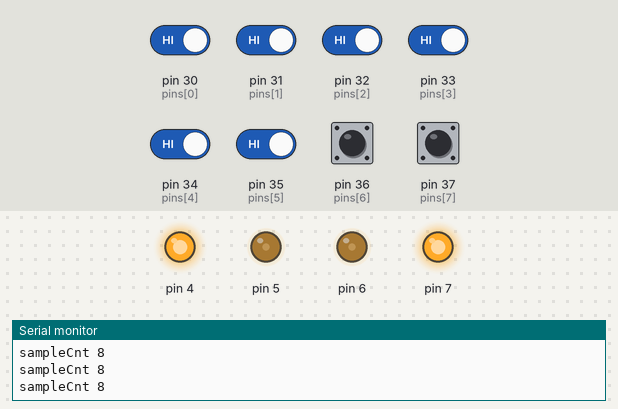
Recording of a sketch running on a simulated Arduino Mega 2560, built with avr-gcc and run on an emulated ATmega2560. Shown: output pins drawn as LEDs (lit = HIGH), the last lines printed to the serial monitor. The inputs (shaded band) are chosen by the test bench; at power-on: pin 30 (pins[0]), pin 31 (pins[1]), pin 32 (pins[2]), pin 33 (pins[3]), pin 34 (pins[4]), pin 35 (pins[5]), pin 36 (pins[6]), pin 37 (pins[7]) HIGH.

Above: at 0.8 s.
0.9 s: pin 30 (pins[0]) driven LOW
At 1.5 s:
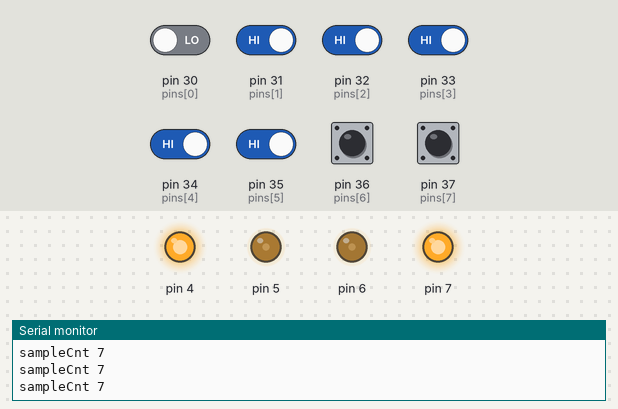
2.4 s: pin 31 (pins[1]) driven LOW
At 3.7 s:
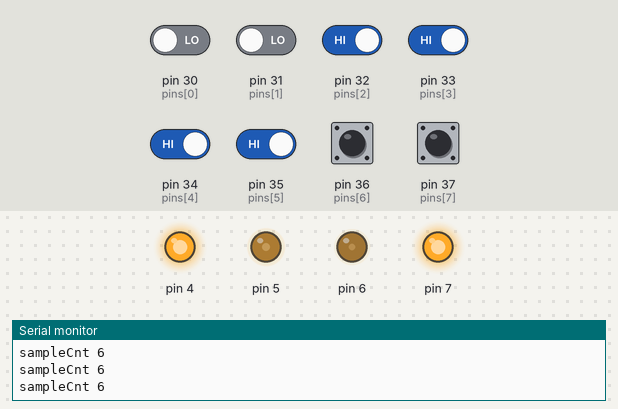
5.4 s: pin 32 (pins[2]) driven LOW
At 5.8 s:
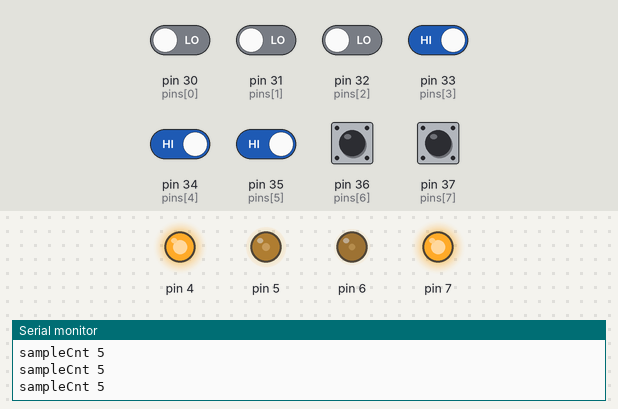
8.4 s: pin 33 (pins[3]) driven LOW
At 9.6 s:
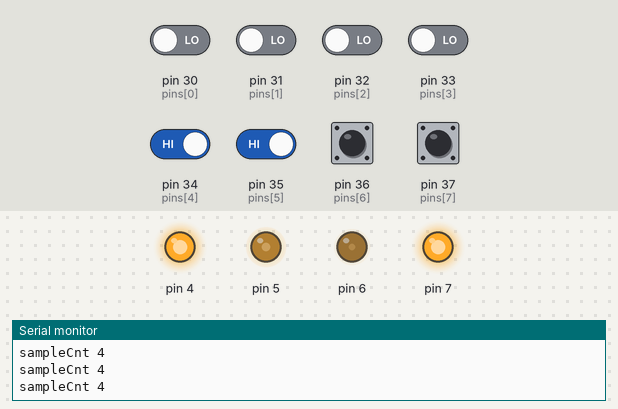
11.4 s: pin 34 (pins[4]) driven LOW
At 11.7 s:
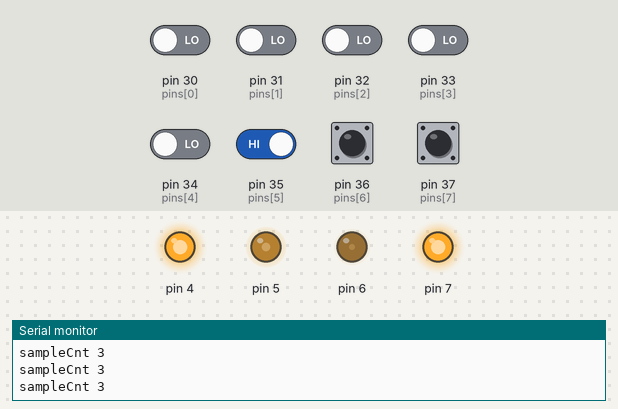
14.4 s: pin 35 (pins[5]) driven LOW
At 15.0 s:
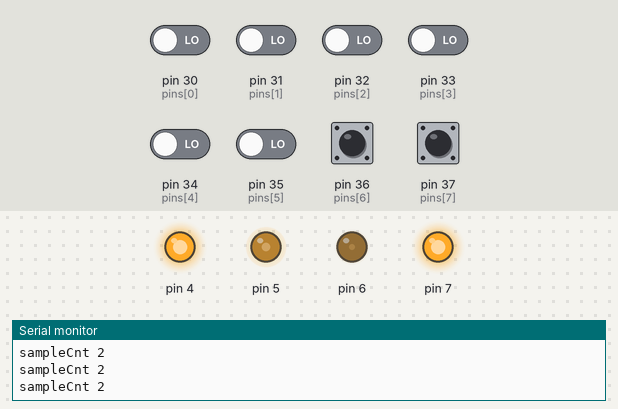
Timing chart, 0 to 16.9 s (numbered marks = the images above; inputs shaded):
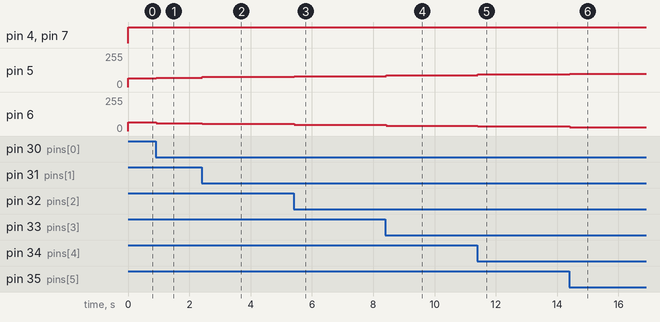

The sketch:

ASOM_core.ino
```cpp
#include "LaserModule.h"
#include "sout.h"
#include "LineTracker.h"
#include "Motor.h"
#include "MechanicalArm.h"

LaserModule *lm = nullptr;
Motor *motors[2] = {nullptr, nullptr};
LineTracker *tracker = nullptr;
MechanicalArm arm(0, 0, 0); //TODO fill in pins

using namespace serial;
void setup()
{
    sout.init();

    int pins[8] = {30, 31, 32, 33, 34, 35, 36, 37};
    lm = new LaserModule(pins);

    motors[0] = new Motor(4, 5);
    motors[1] = new Motor(7, 6);

    tracker = new LineTracker(motors[0], motors[1], lm);
    tracker->setStandard(65, 0.45);
    tracker->interferenceThreshold = 0.65;
    tracker->velocityReduction = 0.0;
    // tracker->host([&]() -> bool {
    //     !lm->aligned();
    // });

    tracker->host();
    // tracker->forceStraight();
}

void loop()
{
}
```

BuiltInLED.cpp
```cpp
#include <Arduino.h>
#include "BuiltInLED.h"

namespace util
{
LED::LED(int digitalPin) : pin(digitalPin) {
    pinMode(digitalPin, OUTPUT);
}

void LED::setState(bool isOn)
{
    digitalWrite(pin, isOn ? HIGH : LOW);
}

void LED::on()
{
    setState(true);
}

void LED::off()
{
    setState(false);
}
}
```

BuiltInLED.h
```cpp
#ifndef BUILT_IN_LED
#define BUILT_IN_LED

namespace util
{
class LED
{
  private:
    int pin = 13;

  public:
    LED(int digitalPin = 13);
    void setState(bool);
    void on();
    void off();
};
}

#endif
```

ColorDivision.cpp
```cpp
#include "ColorDivision.h"
#include "mathutil.h"

using namespace mathutil;

namespace colordiv
{
bool mayBe(int, Hues, int);

ColorType ColorDivision::toColorType(ColorHSL clr)
{
    int hue = clr.h;
    if (clr.l >= whiteThres)
        return ColorType::WHITE;
    else if (clr.l <= blackThres)
        return ColorType::BLACK;
    else if (mayBe(hue, Hues::RED, tolerance))
        return ColorType::RED;
    else if (mayBe(hue, Hues::GREEN, tolerance))
        return ColorType::GREEN;
    else if (mayBe(hue, Hues::BLUE, tolerance))
        return ColorType::BLUE;
    else
        return ColorType::UNKNOWN;
}

bool mayBe(int hue, Hues hueRef, int tolerance)
{
    int hueRefVal = hueRef;
    return inCircularRange(hue, hueRefVal - tolerance, hueRefVal + tolerance, 256);
}
}
```

LaserModule.cpp
```cpp
#include "LaserModule.h"
#include "WString.h"
#include "sout.h"
using namespace serial;
#include <Arduino.h>

double LaserModule::majority(const int resamplingCnt)
{
    double sum = 0;
    for (int i = 0; i < resamplingCnt; i++)
    {
        sum += geometricalCenter();
    }

    return sum / resamplingCnt;
}

double LaserModule::majorityInMicros(const int resamplingTimeout)
{
    const long start = micros();
    double sum = 0;
    int cnt = 0;
    while (micros() - start < resamplingTimeout)
    {
        sum += geometricalCenter();
        cnt++;
    }

    return sum / cnt;
}

LaserModule::LaserModule(int (&dPins)[8])
{
    for (int i = 0; i < 8; i++)
    {
        pinMode(dPins[i], INPUT);
        pins[i] = dPins[i];
    }
}

String LaserModule::toString(const char placeholder)
{
    String result = "        ";
    for (int i = 0; i < 8; i++)
    {
        if (got(i))
            result[i] = placeholder;
    }

    return result;
}

bool LaserModule::got(int i)
{
    return !digitalRead(pins[i]);
    // return i < 4;
}

bool LaserModule::isBlack(int i)
{
    return digitalRead(pins[i]) == HIGH;
}

double LaserModule::geometricalCenter()
{
    double sum = 0;
    int sampleCnt = 0;
    double w = -3.5;
    for (int i = 0; i < 8; i++)
    {
        if (isBlack(i))
        {
            sum += w;
            sampleCnt++;
        }

        w += 1;
    }

    interference = sampleCnt / 8.0;
    sdebug << "sampleCnt " << sampleCnt << endl;

    return (sampleCnt == 0) ? 0 : sum / sampleCnt / 2.5;
}

bool LaserModule::aligned()
{
    return isBlack(0) && isBlack(7);
}
```

LaserModule.h
```cpp
#ifndef LASERMODULE_UNNAMESAPCED_H
#define LASERMODULE_UNNAMESAPCED_H

#include "WString.h"
class LaserModule
{
  private:
	int pins[8];

  public:
	double interference = 0.0;

	LaserModule(int (&)[8]);
	~LaserModule();

	String toString(char = '*');
	bool got(int);
	bool isBlack(int);
	double geometricalCenter();
	bool aligned();

	double majority(const int = 100);
	double majorityInMicros(const int = 1000);
};

#endif
```

LineTracker.cpp
```cpp
#include "LineTracker.h"
#include "LaserModule.h"
#include "sout.h"
using namespace serial;

LineTracker::LineTracker(Motor *lmtr,
                         Motor *rmtr,
                         LaserModule *lmptr) : l(lmtr),
                                               r(rmtr),
                                               lm(lmptr)
{
}

void LineTracker::setStandard(int standard, double sensitivity)
{
    this->standard = standard;
    floating = standard * sensitivity;

    sdebug << "Standard speed is set to " << this->standard << endl;
}
void LineTracker::host()
{
    while (true)
    {
        update();
    }
    stop();
}

void LineTracker::stop()
{
    l->setSpeed(0);
    r->setSpeed(0);
}

void LineTracker::update()
{
    int speedL = 0, speedR = 0;
    double ct = lm->majorityInMicros(10 * 1000);
    speedL = standard + floating * ct;
    speedR = standard - floating * ct;

    if (lm->interference > interferenceThreshold)
    {
        double veloReductionRate = 1.0 - velocityReduction;
        speedL *= veloReductionRate;
        speedR *= veloReductionRate;
    }

    l->setSpeed(speedL);
    r->setSpeed(speedR);
}

void LineTracker::goStraight(int lines)
{
    bool isOnline = false;
    int lineCrossed = 0;
    do
    {
        if (lm->isBlack(0) && lm->isBlack(7))
        {
            isOnline == true;
        }
        else if (isOnline)
        {
            lineCrossed++;
            isOnline = false;
        }

        update();
    } while (lineCrossed >= lines);
}

void LineTracker::turnRelatively(int cnt, int speed)
{
    int directionFlag = (cnt > 0) ? 1 : -1;
    if (cnt == 0)
        return;

    bool isOnline = false;
    int lineCrossed = 0;

    l->setSpeed(speed * directionFlag);
    r->setSpeed(speed * directionFlag);

    do
    {
        if (lm->isBlack(3))
        {
            isOnline == true;
        }
        else if (isOnline)
        {
            lineCrossed++;
            isOnline = false;
        }

    } while (lineCrossed >= cnt);

    stop();
}

void LineTracker::forceStraight()
{
    l->setSpeed(standard);
    r->setSpeed(standard);
}
```

LineTracker.h
```cpp
#ifndef LINE_TRACKER_H
#define LINE_TRACKER_H

#include "Motor.h"
#include "LaserModule.h"

class LineTracker
{
  private:
	Motor *l, *r;
	LaserModule *lm;
	int standard = 100;
	int floating = 25;

  public:
	double interferenceThreshold = 0.45;
	double velocityReduction = 0.15;

	LineTracker(Motor *, Motor *, LaserModule *);
	void setStandard(int, double);
	void host();
	// void host(bool (*)());
	void stop();
	void goStraight(int = -1);
	void turnRelatively(int, int = 50);
	void forceStraight();
	void update();
	LaserModule *laser()
	{
		return lm;
	}
};

#endif
```

MechanicalArm.cpp
```cpp
#include "MechanicalArm.h"
#include <Arduino.h>

MechanicalArm::MechanicalArm(int vPin,
                             int hPinL,
                             int hPinR) : vertical(vPin),
                                          horizontalL(hPinL),
                                          horizontalR(hPinR)
{
}

void MechanicalArm::init()
{
    svrV.detach();
    svrHL.detach();
    svrHR.detach();
    svrV.attach(vertical);
    svrHL.attach(horizontalL);
    svrHR.attach(horizontalR);
}

void MechanicalArm::putUp()
{
    svrV.write(90);
}

void MechanicalArm::putDown()
{
    svrV.write(0);
}

void MechanicalArm::grab()
{
    svrHL.write(horizontalDegree);
    svrHR.write(-horizontalDegree);
}

void MechanicalArm::release()
{
    svrHL.write(0);
    svrHR.write(0);
}
```

MechanicalArm.h
```cpp
#include <Arduino.h>
#include <Servo.h>

class MechanicalArm
{
  private:
	const int horizontalDegree = 45;

  public:
	int vertical = 0, horizontalL = 0, horizontalR = 0;
	Servo svrV, svrHL, svrHR;
	MechanicalArm(int, int, int);

	void init();

	void putUp();
	void putDown();
	void grab();
	void release();
};
```

Motor.cpp
```cpp
#include "Motor.h"
#include <Arduino.h>

Motor::Motor(int digitalPin, int analogPin) : dPin(digitalPin), aPin(analogPin)
{
    speed = 0;
    pinMode(digitalPin, OUTPUT);
}

void Motor::setSpeed(int speed)
{
    this->speed = speed;
    digitalWrite(dPin, (speed > 0) ? HIGH : LOW);
    analogWrite(aPin, abs(speed));
}
```

Motor.h
```cpp
#ifndef MOTOR_H
#define MOTOR_H

class Motor
{
  private:
    int dPin, aPin;
    int speed;

  public:
    Motor(int, int);
    void setSpeed(int);
};

#endif
```

StopWatch.cpp
```cpp
#include "StopWatch.h"
#include "sout.h"
using namespace serial;

namespace timeutil
{

AbstractStopWatch::AbstractStopWatch(){}

unsigned long AbstractStopWatch::mark()
{
    unsigned long old = value;
    value = get();
    return value - old;
}

unsigned long AbstractStopWatch::peek()
{
    return get() - value;
}
}
```

StopWatch.h
```cpp
#ifndef STOPWATCH_H
#define STOPWATCH_H

#include <Arduino.h>
namespace timeutil
{

class AbstractStopWatch
{
  protected:
    unsigned long value;
    virtual unsigned long get() {}

  public:
    AbstractStopWatch();
    virtual unsigned long mark();
    virtual unsigned long peek();
};

class StopWatchInMillis : public AbstractStopWatch
{
  public:
    StopWatchInMillis() : AbstractStopWatch()
    {
        value = get();
    }

  protected:
    virtual unsigned long get() override
    {
        return millis(); //Get time in millisecond
    }
};

class StopWatchInMicros : public AbstractStopWatch
{
  public:
    StopWatchInMicros() : AbstractStopWatch()
    {
        value = get();
    }

  protected:
    virtual unsigned long get() override
    {
        return micros(); //Get time in microsecond
    }
};
}

#endif
```

colordivision.h
```cpp
#ifndef COLOR_DIVISION_H
#define COLOR_DIVISION_H

#include "colortypes.h"

namespace colordiv
{
enum Hues : int
{
    RED = 0,
    GREEN = 85,
    BLUE = 171
};

class ColorDivision
{
  protected:
    int blackThres, whiteThres, tolerance;

  public:
    ColorDivision(const int blackThreshold = 40, const int whiteThreshold = 220, const int colorTolerance = 40)
    {
        blackThres = blackThreshold;
        whiteThres = whiteThreshold;
        tolerance = colorTolerance;
    }

    ColorType toColorType(ColorHSL);

    ColorType toColorType(Color c)
    {
        return toColorType(c.toHSL());
    }
};
}

#endif
```

colortypes.cpp
```cpp
#include "colortypes.h"
#include "mathutil.h"

#include "sout.h"
using namespace serial;

ColorHSL Color::toHSL()
{
    // sdebug << "RGB { R=" << r << ", G=" << g << ", B=" << b << "}" << endl;
    ColorHSL hsl;
    const int max = mathutil::maxOf(r, g, b);
    const int min = mathutil::minOf(r, g, b);

    const int range = max - min;

    double h = 0.0;
    if (range == 0)
        h = 0;
    else if (max == r)
        h = (60 * (g - b) / range) % 360;
    else if (max == g)
        h = 60.0 * (b - r) / range + 120;
    else if (max == b)
        h = 60.0 * (r - g) / range + 240;

    hsl.h = mathutil::mapWithinRange(h, 0.0, 360.0, 0.0, 255.0);

    hsl.l = (max + min) / 2;
    hsl.s = range / (255.0 - mathutil::absOf(2.0 * hsl.l - 255.0)) * 255.0;

    // sout << "HSL { H=" << hsl.h << ", S=" << hsl.s << ", L=" << hsl.l << "}" << endl;

    return hsl;
}

const char *colorTypeToCstr(ColorType cltyp)
{
    static const char *typeNames[] = {"Unknown", "White", "Black", "Red", "Green", "Blue"};
    return typeNames[cltyp];
}

SerialOut& operator<<(SerialOut& out, ColorHSL c){
    out << "HSL { H=" << c.h << ", S=" << c.s << ", L=" << c.l << " }";
}

SerialOut& operator<<(SerialOut& out, Color c){
    out << "RGB { R=" << c.r << ", G=" << c.g << ", B=" << c.b << " }";
}
```

colortypes.h
```cpp
#ifndef COLORTYPES_H
#define COLORTYPES_H

#include "sout.h"
using serial::SerialOut;

struct ColorHSL;

struct Color
{
    unsigned char r;
    unsigned char g;
    unsigned char b;

    ColorHSL toHSL();
};

struct ColorHSL
{
    unsigned char h;
    unsigned char s;
    unsigned char l;
};

enum ColorType
{
    UNKNOWN,
    WHITE,
    BLACK,
    RED,
    GREEN,
    BLUE
};

const char *colorTypeToCstr(ColorType);

SerialOut& operator<<(SerialOut& out, ColorHSL c);

SerialOut& operator<<(SerialOut& out, Color c);

#endif
```

mathutil.cpp
```cpp
#include "mathutil.h"

namespace mathutil
{
bool inCircularRange(long value, long leftSide, long rightSide, long cycle)
{
    static long (*remainderToPositive)(long, long) =
        [](long v, long remainder) -> long {
        long offset = v % remainder;
        return offset < 0 ? offset + remainder : offset;
    };

    long rangeLength = rightSide - leftSide;
    leftSide = remainderToPositive(leftSide, cycle);
    rightSide = leftSide + rangeLength;

    long valueRemaindered = remainderToPositive(value, cycle);

    return inRangeInclusive(valueRemaindered, leftSide, rightSide) ||
           inRangeInclusive(valueRemaindered + cycle, leftSide, rightSide);
}

bool inRangeInclusive(long v, const long l, const long r)
{
    return (v >= l) && (v <= r);
}
}
```

mathutil.h
```cpp
#ifndef MATHUTIL_H
#define MATHUTIL_H

namespace mathutil
{
template <typename T>
T map(T value, T mapFromLower, T mapFromUpper, T mapToLower, T mapToUpper)
{
    T ratio = (value - mapFromLower) / (mapFromUpper - mapFromLower);
    return mapToLower + ratio * (mapToUpper - mapToLower);
}

template <typename T>
T mapWithinRange(T value, T mapFromLower, T mapFromUpper, T mapToLower, T mapToUpper)
{
    value = value < mapFromLower ? mapFromLower : (value > mapFromUpper ? mapFromUpper : value);
    return map(value, mapFromLower, mapFromUpper, mapToLower, mapToUpper);
}

template <typename T>
T maxOf(T v1, T v2, T v3)
{
    T &max = v1 > v2 ? v1 : v2;
    max = max > v3 ? max : v3;
    return max;
}

template <typename T>
T minOf(T v1, T v2, T v3)
{
    T &min = v1 < v2 ? v1 : v2;
    min = min < v3 ? min : v3;
    return min;
}

template <typename T>
T absOf(T x)
{
    return x > 0 ? x : -x;
}

bool inCircularRange(long, long, long, long);

bool inRangeInclusive(long, long, long);
}

#endif
```

sout.cpp
```cpp
#include "sout.h"
#include <Arduino.h>

namespace serial
{

void SerialOut::init(unsigned int rate)
{
    Serial.begin(rate);
}
}
```

sout.h
```cpp
#ifndef SOUT_H
#define SOUT_H

#include <WString.h>
#include <Arduino.h>

namespace serial
{
static bool hasBegun = false;
class SerialOut
{
  private:
    bool enabled;

  public:
    SerialOut(bool flag = true) : enabled(flag) {}
    ~SerialOut() {}
    SerialOut(const SerialOut &) = delete;
    SerialOut(const SerialOut &&) = delete;
    SerialOut& operator=(const SerialOut &) = delete;
    SerialOut& operator=(const SerialOut &&) = delete;

    template <typename T>
    SerialOut &operator<<(const T &any)
    {
        if (!enabled)
            return *this;
        // init();
        Serial.print(any);
        return *this;
    }

    template <typename T>
    SerialOut &operator<<(T &&any)
    {
        if (!enabled)
            return *this;
        // init();
        Serial.print(any);
        return *this;
    }

    operator bool()
    {
        return enabled;
    }

    void init(unsigned int rate = 9600);
};

static const String endl = "\n";
static SerialOut sout;
static SerialOut sdebug(true);
}

#endif
```

Measured:
- after the input at 0.9 s, pin 5: 65/255 → 70/255 at once; pin 6: 65/255 → 59/255 at once
- after the input at 2.4 s, pin 5: 70/255 → 76/255 at once; pin 6: 59/255 → 53/255 at once
- after the input at 5.4 s, pin 5: 76/255 → 82/255 at once; pin 6: 53/255 → 47/255 at once
- after the input at 8.4 s, pin 5: 82/255 → 88/255 at once; pin 6: 47/255 → 41/255 at once
- after the input at 11.4 s, pin 5: 88/255 → 94/255 at once; pin 6: 41/255 → 36/255 at once
- after the input at 14.4 s, pin 5: 94/255 → 99/255 at once; pin 6: 36/255 → 30/255 at once
